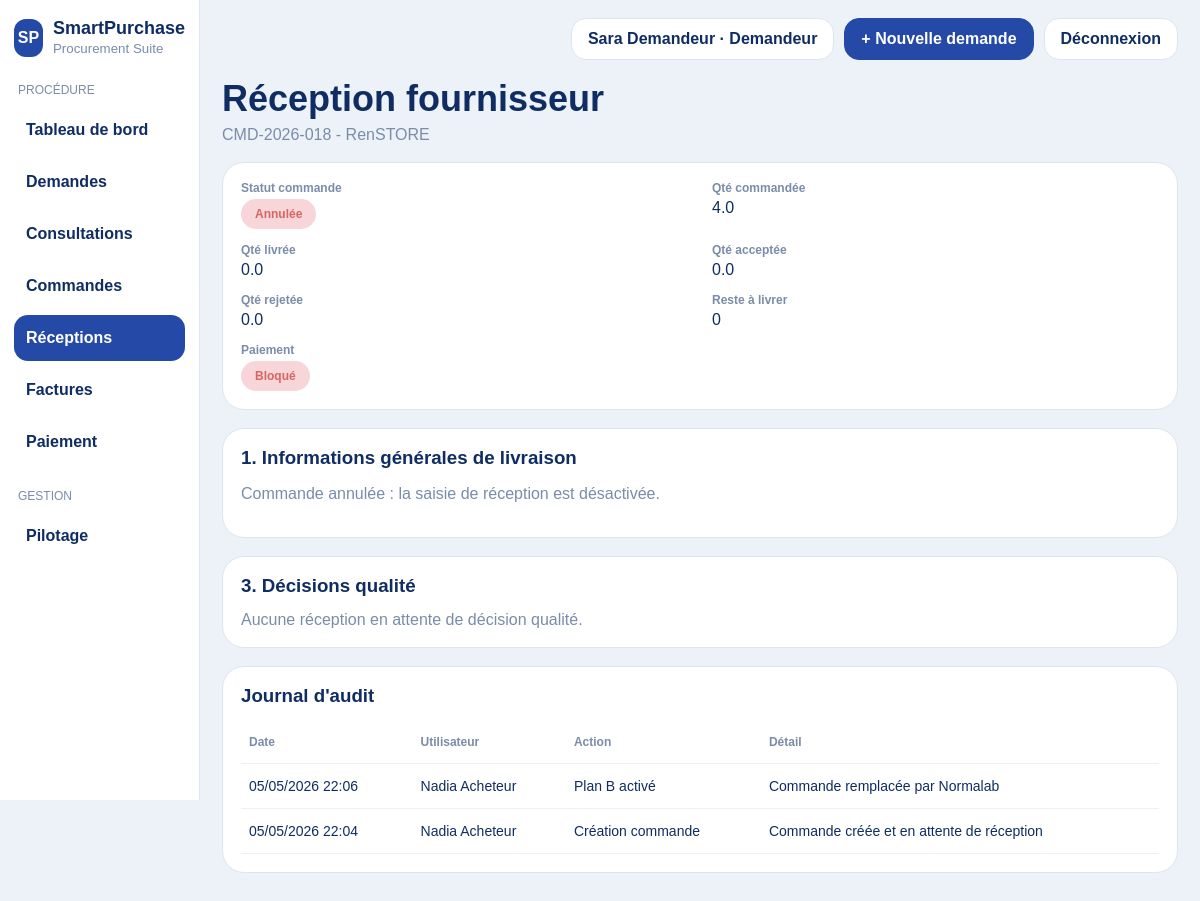
/receptions/1 (signed in), run on the app's committed database.
### app/models.py (models this page shows, shortened)
class TimestampMixin:
    created_at = db.Column(db.DateTime, default=datetime.utcnow, nullable=False)
    updated_at = db.Column(db.DateTime, default=datetime.utcnow, onupdate=datetime.utcnow, nullable=False)

class PurchaseOrder(db.Model, TimestampMixin):
    __tablename__ = "purchase_order"
    STATUS_COMMANDEE = "commandee"
    STATUS_EN_RECEPTION = "en_reception"
    STATUS_RECEPTION_PARTIELLE = "reception_partielle"
    STATUS_ATTENTE_QUALITE = "attente_decision_qualite"
    STATUS_PARTIELLEMENT_ACCEPTEE = "partiellement_acceptee"
    STATUS_CONFORME = "reception_conforme"
    STATUS_RESERVE = "reception_avec_reserve"
    STATUS_QUARANTAINE = "quarantaine"
    STATUS_NON_CONFORME = "non_conforme"
    STATUS_REFUSEE = "reception_refusee"
    STATUS_LITIGE = "litige_fournisseur"
    STATUS_RETOUR_EN_COURS = "retour_en_cours"
    STATUS_RETOUR_CLOTURE = "retour_cloture"
    STATUS_SOLDEE = "soldee"
    STATUS_ARCHIVEE = "archivee"
    STATUS_ANNULEE = "annulee"
    id = db.Column(db.Integer, primary_key=True)
    code = db.Column(db.String(30), unique=True, nullable=False)
    supplier_name = db.Column(db.String(120), nullable=False)
    supplier_email = db.Column(db.String(120), default="", nullable=False)
    supplier_phone = db.Column(db.String(40), default="", nullable=False)
    amount = db.Column(db.Float, nullable=False)
    status = db.Column(db.String(40), default=STATUS_COMMANDEE, nullable=False, index=True)
    cancellation_reason = db.Column(db.String(255), default="", nullable=False)
    previous_order_id = db.Column(db.Integer, db.ForeignKey("purchase_order.id"), nullable=True)
    reception_site = db.Column(db.String(120), default="Dépôt principal", nullable=False)
    stock_blocked = db.Column(db.Boolean, default=False, nullable=False)
    payment_blocked = db.Column(db.Boolean, default=False, nullable=False)
    request_id = db.Column(db.Integer, db.ForeignKey("purchase_request.id"), nullable=False)
    selected_offer_id = db.Column(db.Integer, db.ForeignKey("supplier_offer.id"), nullable=True)
    selected_offer = db.relationship("SupplierOffer", foreign_keys=[selected_offer_id])
    previous_order = db.relationship("PurchaseOrder", remote_side=[id], uselist=False)
    lines = db.relationship("PurchaseOrderLine", backref="purchase_order", cascade="all, delete-orphan", lazy=True, order_by="PurchaseOrderLine.id.asc()")
    receptions = db.relationship("Reception", backref="purchase_order", cascade="all, delete-orphan", lazy=True, order_by="Reception.created_at.desc()")
    invoices = db.relationship("Invoice", backref="purchase_order", cascade="all, delete-orphan", lazy=True)
    @property
    def qty_ordered_total(self) -> float:
        return round(sum(line.quantity_ordered for line in self.lines), 2)
    @property
    def qty_delivered_total(self) -> float:
        return round(sum(line.quantity_delivered_total for line in self.lines), 2)
    @property
    def qty_accepted_total(self) -> float:
        return round(sum(line.quantity_accepted_total for line in self.lines), 2)
    @property
    def qty_rejected_total(self) -> float:
        return round(sum(line.quantity_rejected_total for line in self.lines), 2)

class PurchaseOrderLine(db.Model, TimestampMixin):
    __tablename__ = "purchase_order_line"
    STATUS_EN_ATTENTE = "en_attente"
    STATUS_RECEPTION_PARTIELLE = "reception_partielle"
    STATUS_ATTENTE_QUALITE = "attente_decision_qualite"
    STATUS_ACCEPTEE = "acceptee"
    STATUS_ACCEPTEE_AVEC_RESERVE = "acceptee_avec_reserve"
    STATUS_QUARANTAINE = "quarantaine"
    STATUS_REJETEE_PARTIELLEMENT = "rejetee_partiellement"
    STATUS_REJETEE = "rejetee"
    STATUS_CLOTUREE = "cloturee"
    id = db.Column(db.Integer, primary_key=True)
    order_id = db.Column(db.Integer, db.ForeignKey("purchase_order.id"), nullable=False)
    request_line_id = db.Column(db.Integer, db.ForeignKey("purchase_request_line.id"), nullable=True)
    item_name = db.Column(db.String(150), nullable=False)
    item_reference = db.Column(db.String(80), default="", nullable=False)
    manufacturer_code = db.Column(db.String(80), default="", nullable=False)
    uom = db.Column(db.String(30), default="Unité", nullable=False)
    quantity_ordered = db.Column(db.Float, default=1, nullable=False)
    unit_price = db.Column(db.Float, default=0, nullable=False)
    quantity_delivered_total = db.Column(db.Float, default=0, nullable=False)
    quantity_accepted_total = db.Column(db.Float, default=0, nullable=False)
    quantity_quarantine_total = db.Column(db.Float, default=0, nullable=False)
    quantity_rejected_total = db.Column(db.Float, default=0, nullable=False)
    quantity_returned_total = db.Column(db.Float, default=0, nullable=False)
    status = db.Column(db.String(40), default=STATUS_EN_ATTENTE, nullable=False, index=True)
    quality_control_required = db.Column(db.Boolean, default=False, nullable=False)
    delivery_site = db.Column(db.String(120), default="Dépôt principal", nullable=False)
    request_line = db.relationship("PurchaseRequestLine", foreign_keys=[request_line_id])
    reception_lines = db.relationship("ReceptionLine", backref="order_line", lazy=True)
    non_conformities = db.relationship("NonConformity", backref="order_line", lazy=True)

class AuditLog(db.Model, TimestampMixin):
    __tablename__ = "audit_log"
    id = db.Column(db.Integer, primary_key=True)
    entity_type = db.Column(db.String(40), nullable=False)
    entity_id = db.Column(db.Integer, nullable=False)
    action = db.Column(db.String(120), nullable=False)
    actor_name = db.Column(db.String(120), default="", nullable=False)
    details = db.Column(db.Text, default="", nullable=False)

### app/routes/procurement.py (the view)
@procurement_bp.route('/receptions/<int:order_id>')
@login_required
def reception_detail(order_id):
    order = PurchaseOrder.query.get_or_404(order_id)
    selected_reception_id = request.args.get('reception_id', type=int)
    selected_reception = None
    if selected_reception_id:
        selected_reception = Reception.query.filter_by(id=selected_reception_id, order_id=order.id).first()
    if not selected_reception:
        selected_reception = Reception.query.filter_by(order_id=order.id, status=Reception.STATUS_QUALITE_A_TRAITER).order_by(Reception.created_at.asc()).first()
    pending_quality = Reception.query.filter_by(order_id=order.id, status=Reception.STATUS_QUALITE_A_TRAITER).order_by(Reception.created_at.asc()).all()
    logs = AuditLog.query.filter_by(entity_type='purchase_order', entity_id=order.id).order_by(AuditLog.created_at.desc()).all()
    all_ncs = NonConformity.query.join(Reception).filter(Reception.order_id == order.id).order_by(NonConformity.created_at.desc()).all()
    return render_template(
        'procurement/reception_form.html',
        order=order,
        logs=logs,
        pending_quality=pending_quality,
        selected_reception=selected_reception,
        all_ncs=all_ncs,
    )

### app/utils/auth_helpers.py (called while the page is built)
def current_user():
    return session.get("user")

def login_required(view):
    @wraps(view)
    def wrapped(*args, **kwargs):
        if "user" not in session:
            flash("Veuillez vous connecter.", "warning")
            return redirect(url_for("auth.login"))
        return view(*args, **kwargs)
    return wrapped

### app/utils/view_helpers.py (called while the page is built)
def display_status(value: str) -> str:
    maps = [
        REQUEST_STATUS_LABELS,
        ORDER_STATUS_LABELS,
        RECEPTION_STATUS_LABELS,
        NC_STATUS_LABELS,
        INVOICE_STATUS_LABELS,
        PAYMENT_STATUS_LABELS,
    ]
    for mapping in maps:
        if value in mapping:
            return mapping[value]
    return (value or "").replace("_", " ").capitalize()

def badge_class(value: str) -> str:
    return BADGE_CLASS.get(value, "slate")

### app/templates/procurement/reception_form.html (shortened to what this page needs)
{% extends "base.html" %}
{% block content %}
<div class="page-header">
  <h2>Réception fournisseur</h2>
  <p>{{ order.code }} - {{ order.supplier_name }}</p>
</div>
<div class="detail-card">
  <div class="detail-grid">
    <div><div class="label">Statut commande</div><span class="badge {{ badge_class(order.status) }}">{{ display_status(order.status) }}</span></div>
    <div><div class="label">Qté commandée</div>{{ order.qty_ordered_total }}</div>
    <div><div class="label">Qté livrée</div>{{ order.qty_delivered_total }}</div>
    <div><div class="label">Qté acceptée</div>{{ order.qty_accepted_total }}</div>
    <div><div class="label">Qté rejetée</div>{{ order.qty_rejected_total }}</div>
    <div><div class="label">Reste à livrer</div>{% if order.status == 'annulee' %}0{% else %}{{ order.qty_remaining_total }}{% endif %}</div>
    <div><div class="label">Paiement</div>{% if order.status == 'annulee' or order.payment_blocked %}<span class="badge danger">Bloqué</span>{% else %}<span class="badge success">Autorisé</span>{% endif %}</div>
  </div>
</div>
{% if order.status == 'annulee' %}
<div class="panel section"><h3>1. Informations générales de livraison</h3><p class="muted">Commande annulée : la saisie de réception est désactivée.</p></div>
{% endif %}
<div class="panel section">
  <h3>3. Décisions qualité</h3>
  {% if selected_reception %}
  <div class="detail-card" style="margin-bottom:12px">
    <div class="detail-grid">
      <div><div class="label">Réception</div>{{ selected_reception.code }}</div>
      <div><div class="label">Date</div>{{ selected_reception.reception_date.strftime('%d/%m/%Y') }}</div>
      <div><div class="label">BL</div>{{ selected_reception.delivery_note_number or '-' }}</div>
      <div><div class="label">Logistique</div><span class="badge {{ badge_class(selected_reception.logistic_status) }}">{{ display_status(selected_reception.logistic_status) }}</span></div>
            <div><div class="label">Observations</div>{{ selected_reception.observations or '-' }}</div>
    </div>
  </div>
  {% if selected_reception and reception_attachments %}
  <div class="panel section">
    <strong>Pièces jointes de la livraison</strong>
    <table class="data-table">
      <thead><tr><th>Nom</th><th>Ajoutée le</th><th>Action</th></tr></thead>
      <tbody>
        {% for att in reception_attachments %}
        <tr>
          <td>{{ att.filename }}</td>
          <td>{{ att.created_at.strftime('%d/%m/%Y %H:%M') if att.created_at else '-' }}</td>
          <td class="actions-inline">
            <a class="action-btn" href="{{ url_for('procurement.download_attachment', attachment_id=att.id) }}">Consulter</a>
            <form method="post" action="{{ url_for('procurement.delete_attachment', attachment_id=att.id) }}" onsubmit="return confirm('Supprimer cette pièce jointe ?');"><button class="action-btn danger" type="submit">Supprimer</button></form>
          </td>
        </tr>
        {% endfor %}
      </tbody>
    </table>
  </div>
  {% endif %}
  {% if selected_reception.status == 'qualite_a_traiter' %}
  <form method="post" action="{{ url_for('procurement.save_reception', order_id=order.id) }}" class="form-grid">
    <input type="hidden" name="stage" value="quality">
    <input type="hidden" name="reception_id" value="{{ selected_reception.id }}">
    <table class="data-table">
      <thead><tr><th>Article</th><th>Livrée</th><th>Acceptée</th><th>Refus quai</th><th>Gravité</th><th>Décision</th><th>Montant à payer</th></tr></thead>
      <tbody>
        {% for line in selected_reception.lines %}
        <tr>
          <td>{{ line.order_line.item_name }}</td>
          <td>{{ line.quantity_delivered_now }}</td>
          <td><input class="accepted-input" type="number" step="0.01" min="0" max="{{ line.quantity_delivered_now }}" data-unit-price="{{ line.order_line.unit_price }}" name="accepted_{{ line.id }}" value="{{ line.quantity_delivered_now if line.quantity_refused_dock == 0 else 0 }}"></td>
          <td>{{ line.quantity_refused_dock }}</td>
          <td><select name="severity_{{ line.id }}"><option value="produit_conforme">Produit conforme</option><option value="mineure">Mineure</option><option value="majeure" selected>Majeure</option><option value="critique">Critique</option></select></td>
          <td><select class="decision-select" name="nc_decision_{{ line.id }}"><option value="accepter">Accepter</option><option value="remplacement">Remplacement</option><option value="rejeter">Rejeter</option></select></td>
          <td><span class="payable-amount">{{ '%.2f'|format((line.quantity_delivered_now if line.quantity_refused_dock == 0 else 0) * line.order_line.unit_price) }} DH</span></td>
        </tr>
        {% endfor %}
      </tbody>
    </table>
    <div class="actions-inline"><button class="btn primary" type="submit">Clôturer la décision qualité</button></div>
  </form>
  {% else %}
  <div class="muted">Cette réception qualité est déjà clôturée.</div>
  {% endif %}
  {% else %}
  <div class="muted">Aucune réception en attente de décision qualité.</div>
  {% endif %}
</div>
<div class="panel section">
  <h3>Journal d'audit</h3>
  <table class="data-table"><thead><tr><th>Date</th><th>Utilisateur</th><th>Action</th><th>Détail</th></tr></thead><tbody>{% for log in logs %}<tr><td>{{ log.created_at.strftime('%d/%m/%Y %H:%M') }}</td><td>{{ log.actor_name }}</td><td>{{ log.action }}</td><td>{{ log.details }}</td></tr>{% else %}<tr><td colspan="4">Aucun évènement.</td></tr>{% endfor %}</tbody></table>
</div>
{% endblock %}

### app/static/css/style.css (style rules this page uses)
:root { --bg:#edf2f8; --panel:#ffffff; --border:#dce5f0; --text:#0f2d63; --muted:#7a8ca8; --primary:#2449a6; --primary-dark:#183985; --success:#45a06b; --success-bg:#dff2e6; --warning:#c99310; --warning-bg:#f8e8b5; --danger:#d76565; --danger-bg:#f7d5d8; --info:#5f80d6; --info-bg:#dde6fb; --slate:#6e7f9b; --slate-bg:#ebeff5; }
* { box-sizing:border-box }
body { margin:0;font-family:Arial,Helvetica,sans-serif;background:var(--bg);color:var(--text) }
.page-header h2 { font-size:36px;margin:10px 0 6px }
.page-header p { margin:0 0 18px;color:var(--muted) }
.stat-card,.panel,.chart-panel { background:#fff;border:1px solid var(--border);border-radius:22px;padding:18px }
.panel h3,.chart-panel h3 { margin:0 0 14px }
.muted { color:var(--muted) }
.data-table { width:100%;border-collapse:collapse }
.data-table th,.data-table td { padding:14px 8px;border-bottom:1px solid #edf1f7;text-align:left;font-size:14px;vertical-align:middle }
.data-table th { color:var(--muted);font-size:12px;text-transform:none }
.badge { display:inline-block;padding:8px 14px;border-radius:999px;font-size:12px;font-weight:800 }
.badge.danger { background:var(--danger-bg);color:var(--danger) }
.detail-card { background:#fff;border:1px solid var(--border);border-radius:22px;padding:18px }
.detail-grid { display:grid;grid-template-columns:repeat(2,1fr);gap:14px 24px }
.detail-grid .label { font-weight:800 }
.section { margin-top:18px }
.label { color:var(--muted);font-size:12px;margin-bottom:4px }

### data on the page
PurchaseOrder: code "CMD-2026-018", supplier_name "RenSTORE", status "Annulée"
PurchaseOrderLine: qty_ordered_total "4.0", qty_delivered_total "0.0", qty_accepted_total "0.0", qty_rejected_total "0.0"
AuditLog: created_at "05/05/2026 22:06", actor_name "Nadia Acheteur", action "Plan B activé", details "Commande remplacée par Normalab"
AuditLog: created_at "05/05/2026 22:04", actor_name "Nadia Acheteur", action "Création commande", details "Commande créée et en attente de réception"

### other printed values
{{ session['user']['name'] }} "Sara Demandeur"
{{ session['user']['role'].capitalize() }} "Demandeur"
